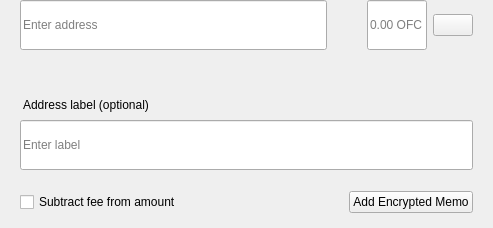
<?xml version="1.0" encoding="UTF-8"?>
<ui version="4.0">
 <class>SendMultiRow</class>
 <widget class="QWidget" name="SendMultiRow">
  <property name="geometry">
   <rect>
    <x>0</x>
    <y>0</y>
    <width>493</width>
    <height>228</height>
   </rect>
  </property>
  <property name="minimumSize">
   <size>
    <width>0</width>
    <height>0</height>
   </size>
  </property>
  <property name="maximumSize">
   <size>
    <width>16777215</width>
    <height>16777215</height>
   </size>
  </property>
  <property name="windowTitle">
   <string notr="true">N/A</string>
  </property>
  <layout class="QVBoxLayout" name="verticalLayout_3">
   <property name="spacing">
    <number>0</number>
   </property>
   <property name="leftMargin">
    <number>0</number>
   </property>
   <property name="topMargin">
    <number>0</number>
   </property>
   <property name="rightMargin">
    <number>20</number>
   </property>
   <property name="bottomMargin">
    <number>5</number>
   </property>
   <item alignment="Qt::AlignTop">
    <widget class="QWidget" name="widget" native="true">
     <property name="sizePolicy">
      <sizepolicy hsizetype="Expanding" vsizetype="Maximum">
       <horstretch>0</horstretch>
       <verstretch>0</verstretch>
      </sizepolicy>
     </property>
     <property name="minimumSize">
      <size>
       <width>0</width>
       <height>60</height>
      </size>
     </property>
     <property name="maximumSize">
      <size>
       <width>16777215</width>
       <height>85</height>
      </size>
     </property>
     <layout class="QHBoxLayout" name="horizontalLayout" stretch="6,0,2">
      <property name="spacing">
       <number>0</number>
      </property>
      <property name="leftMargin">
       <number>8</number>
      </property>
      <property name="topMargin">
       <number>0</number>
      </property>
      <property name="rightMargin">
       <number>0</number>
      </property>
      <property name="bottomMargin">
       <number>0</number>
      </property>
      <item alignment="Qt::AlignTop">
       <widget class="QStackedWidget" name="stackedAddress">
        <property name="minimumSize">
         <size>
          <width>0</width>
          <height>50</height>
         </size>
        </property>
        <property name="maximumSize">
         <size>
          <width>16777215</width>
          <height>50</height>
         </size>
        </property>
        <widget class="QWidget" name="page_4">
         <property name="sizePolicy">
          <sizepolicy hsizetype="Expanding" vsizetype="Preferred">
           <horstretch>0</horstretch>
           <verstretch>0</verstretch>
          </sizepolicy>
         </property>
         <property name="minimumSize">
          <size>
           <width>0</width>
           <height>50</height>
          </size>
         </property>
         <property name="maximumSize">
          <size>
           <width>16777215</width>
           <height>55</height>
          </size>
         </property>
         <layout class="QVBoxLayout" name="verticalLayout_7">
          <property name="spacing">
           <number>0</number>
          </property>
          <property name="leftMargin">
           <number>12</number>
          </property>
          <property name="topMargin">
           <number>0</number>
          </property>
          <property name="rightMargin">
           <number>0</number>
          </property>
          <property name="bottomMargin">
           <number>0</number>
          </property>
          <item>
           <widget class="QLineEdit" name="lineEditAddress">
            <property name="minimumSize">
             <size>
              <width>0</width>
              <height>50</height>
             </size>
            </property>
            <property name="maximumSize">
             <size>
              <width>16777215</width>
              <height>50</height>
             </size>
            </property>
            <property name="placeholderText">
             <string>Enter address</string>
            </property>
           </widget>
          </item>
         </layout>
        </widget>
        <widget class="QWidget" name="page_3"/>
       </widget>
      </item>
      <item>
       <spacer name="horizontalSpacer_3">
        <property name="orientation">
         <enum>Qt::Horizontal</enum>
        </property>
        <property name="sizeType">
         <enum>QSizePolicy::Fixed</enum>
        </property>
        <property name="sizeHint" stdset="0">
         <size>
          <width>40</width>
          <height>20</height>
         </size>
        </property>
       </spacer>
      </item>
      <item>
       <layout class="QHBoxLayout" name="horizontalLayout_2">
        <property name="spacing">
         <number>6</number>
        </property>
        <item alignment="Qt::AlignTop">
         <widget class="QLineEdit" name="lineEditAmount">
          <property name="sizePolicy">
           <sizepolicy hsizetype="Expanding" vsizetype="Preferred">
            <horstretch>0</horstretch>
            <verstretch>0</verstretch>
           </sizepolicy>
          </property>
          <property name="minimumSize">
           <size>
            <width>0</width>
            <height>50</height>
           </size>
          </property>
          <property name="maximumSize">
           <size>
            <width>16777215</width>
            <height>50</height>
           </size>
          </property>
          <property name="maxLength">
           <number>17</number>
          </property>
          <property name="alignment">
           <set>Qt::AlignLeading|Qt::AlignLeft|Qt::AlignVCenter</set>
          </property>
          <property name="placeholderText">
           <string notr="true">0.00 OFC</string>
          </property>
         </widget>
        </item>
        <item>
         <layout class="QVBoxLayout" name="verticalLayout">
          <property name="topMargin">
           <number>14</number>
          </property>
          <property name="bottomMargin">
           <number>0</number>
          </property>
          <item alignment="Qt::AlignTop">
           <widget class="QPushButton" name="btnMenu">
            <property name="minimumSize">
             <size>
              <width>0</width>
              <height>0</height>
             </size>
            </property>
            <property name="maximumSize">
             <size>
              <width>16777215</width>
              <height>16777215</height>
             </size>
            </property>
            <property name="focusPolicy">
             <enum>Qt::NoFocus</enum>
            </property>
            <property name="text">
             <string/>
            </property>
           </widget>
          </item>
         </layout>
        </item>
       </layout>
      </item>
     </layout>
    </widget>
   </item>
   <item>
    <widget class="QWidget" name="layoutLabel" native="true">
     <property name="minimumSize">
      <size>
       <width>0</width>
       <height>0</height>
      </size>
     </property>
     <property name="maximumSize">
      <size>
       <width>16777215</width>
       <height>16777215</height>
      </size>
     </property>
     <layout class="QVBoxLayout" name="verticalLayout_9">
      <property name="spacing">
       <number>6</number>
      </property>
      <property name="leftMargin">
       <number>20</number>
      </property>
      <property name="topMargin">
       <number>0</number>
      </property>
      <property name="rightMargin">
       <number>0</number>
      </property>
      <property name="bottomMargin">
       <number>10</number>
      </property>
      <item>
       <spacer name="verticalSpacer">
        <property name="orientation">
         <enum>Qt::Vertical</enum>
        </property>
        <property name="sizeType">
         <enum>QSizePolicy::Fixed</enum>
        </property>
        <property name="sizeHint" stdset="0">
         <size>
          <width>20</width>
          <height>20</height>
         </size>
        </property>
       </spacer>
      </item>
      <item>
       <widget class="QLabel" name="labelSubtitleDescription">
        <property name="styleSheet">
         <string notr="true">margin-bottom:2px;
margin-left:0.05px;
padding:0px;</string>
        </property>
        <property name="text">
         <string>Address label (optional)</string>
        </property>
       </widget>
      </item>
      <item>
       <widget class="QLineEdit" name="lineEditDescription">
        <property name="minimumSize">
         <size>
          <width>0</width>
          <height>50</height>
         </size>
        </property>
        <property name="maximumSize">
         <size>
          <width>16777215</width>
          <height>50</height>
         </size>
        </property>
        <property name="placeholderText">
         <string>Enter label</string>
        </property>
       </widget>
      </item>
      <item>
       <spacer name="verticalSpacer_2">
        <property name="orientation">
         <enum>Qt::Vertical</enum>
        </property>
        <property name="sizeType">
         <enum>QSizePolicy::Fixed</enum>
        </property>
        <property name="sizeHint" stdset="0">
         <size>
          <width>20</width>
          <height>15</height>
         </size>
        </property>
       </spacer>
      </item>
      <item>
       <widget class="QWidget" name="containerMemo" native="true">
        <layout class="QHBoxLayout" name="horizontalLayout_5">
         <property name="leftMargin">
          <number>0</number>
         </property>
         <property name="topMargin">
          <number>0</number>
         </property>
         <property name="rightMargin">
          <number>0</number>
         </property>
         <property name="bottomMargin">
          <number>0</number>
         </property>
         <item>
          <widget class="QCheckBox" name="checkboxSubtractFeeFromAmount">
           <property name="toolTip">
            <string>The fee will be deducted from the amount being sent. The recipient will receive less OFC than you enter in the amount field. If multiple recipients are selected, the fee is split equally.</string>
           </property>
           <property name="text">
            <string>Subtract fee from amount</string>
           </property>
          </widget>
         </item>
         <item>
          <spacer name="horizontalSpacer">
           <property name="orientation">
            <enum>Qt::Horizontal</enum>
           </property>
           <property name="sizeHint" stdset="0">
            <size>
             <width>40</width>
             <height>20</height>
            </size>
           </property>
          </spacer>
         </item>
         <item>
          <widget class="QPushButton" name="btnAddMemo">
           <property name="text">
            <string notr="true">Add Encrypted Memo</string>
           </property>
          </widget>
         </item>
        </layout>
       </widget>
      </item>
     </layout>
    </widget>
   </item>
  </layout>
 </widget>
 <resources/>
 <connections/>
</ui>
